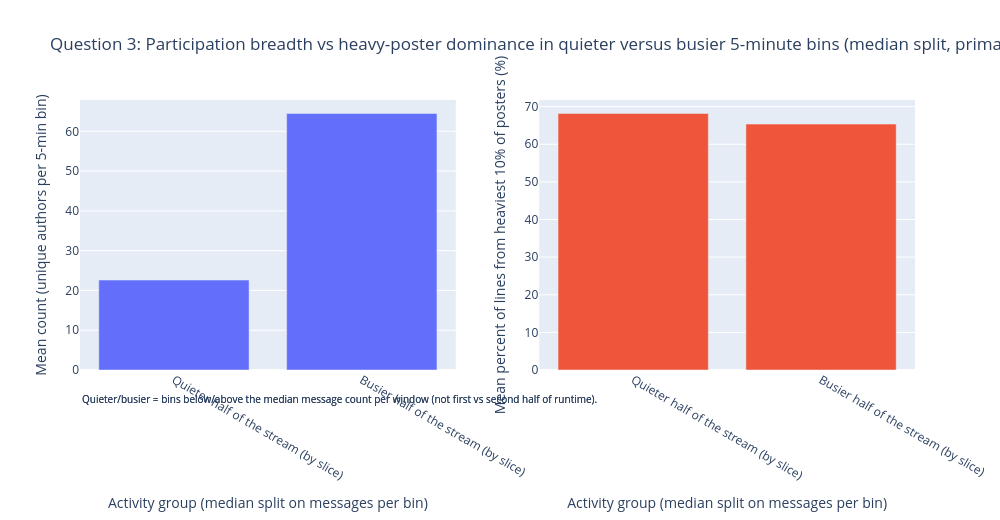

The notebook cell this image was saved under:
### Markdown cell above
**Chart 2: Who writes most of the chat? (two bars)**

Compares the percent of all messages from the top 10% busiest accounts (65.4%) versus all other accounts combined (34.6%) on the primary stream.

On the primary stream, 7,971 messages come from 1,187 distinct authors. The busiest tenth of accounts (about 119 users) contribute 65.4% of all lines. Cumulative splits tighten quickly: 81.7% from the busiest quarter of accounts, and 91.9% from the busiest half. The chart argues that most of what appears on screen comes from a small minority of accounts, which means raw message volume is not a reliable proxy for how broadly an audience is engaged.

### Code cell
# Chart 3: compare busy vs quiet bins on two metrics (unique authors + heavy-poster share)
# Two side-by-side panels because the two y-axes have incompatible scales (counts vs percentages)
p3 = primary.copy()

# Identify the top 10% most active authors so we can track their share of messages per bin
author_totals = p3.groupby("author_channel_id").size().sort_values(ascending=False)
k10 = max(1, ceil(0.10 * author_totals.size))
heavy = set(author_totals.head(k10).index)
p3["from_heavy_posters"] = p3["author_channel_id"].isin(heavy)

# For each 5-minute window, calculate total messages, unique authors, and heavy-poster share
per_bin = (
    p3.groupby("offset_min_bin_5", as_index=False)
    .agg(
        messages_in_bin=("author_channel_id", "size"),
        different_people=("author_channel_id", pd.Series.nunique),
        pct_lines_from_heavy=("from_heavy_posters", "mean"),
    )
)

# Split bins into "Busier" and "Quieter" groups using the median message count as the cutoff
mid = per_bin["messages_in_bin"].median()
per_bin["kind"] = np.where(
    per_bin["messages_in_bin"] >= mid,
    "Busier bins",
    "Quieter bins",
)

# Average the metrics for each group
summary = (
    per_bin.groupby("kind", observed=True)
    .agg(
        avg_different_people=("different_people", "mean"),
        avg_pct_from_heavy=("pct_lines_from_heavy", "mean"),
    )
    .reset_index()
)
summary["pct_lines_heavy"] = 100 * summary["avg_pct_from_heavy"]
order = sorted(summary["kind"].tolist(), reverse=True)
s2 = summary.set_index("kind").loc[order].reset_index()

fig3 = make_subplots(
    rows=1,
    cols=2,
    subplot_titles=(
        "Mean unique authors per 5-minute bin",
        "Mean percent of lines from heaviest 10% of posters",
    ),
)
fig3.add_trace(
    go.Bar(x=s2["kind"], y=s2["avg_different_people"], marker_color="#636efa", showlegend=False),
    row=1, col=1,
)
fig3.add_trace(
    go.Bar(x=s2["kind"], y=s2["pct_lines_heavy"], marker_color="#EF553B", showlegend=False),
    row=1, col=2,
)
fig3.update_yaxes(title_text="Mean count (unique authors per 5-min bin)", row=1, col=1)
fig3.update_yaxes(title_text="Mean percent of lines from heaviest 10% of posters (%)", tickformat=".0f", row=1, col=2)
fig3.update_xaxes(title_text="Activity group (median split on messages per bin)", row=1, col=1)
fig3.update_xaxes(title_text="Activity group (median split on messages per bin)", row=1, col=2)
fig3.update_layout(
    title_text=(
        "Question 3: Participation breadth vs heavy-poster dominance in quieter "
        "versus busier 5-minute bins (median split, primary stream)"
    ),
    height=520, width=1000, margin=dict(b=90),
    annotations=[
        dict(
            text="Quieter/busier = bins below/above the median message count per window (not first vs second half of runtime).",
            xref="paper", yref="paper", x=0, y=-0.14,
            showarrow=False, xanchor="left", font=dict(size=10),
        )
    ],
)
fig3.write_image(IMAGES_DIR / "mp1_q3_participation_high_vs_low.png", width=1000, height=550, scale=2)
fig3.show()

# Clean up any leftover PNG files from an earlier version that had Q3 as two separate charts
for stale in ("mp1_q3a_unique_authors.png", "mp1_q3b_heavy_poster_share.png"):
    stale_path = IMAGES_DIR / stale
    if stale_path.exists():
        stale_path.unlink()
        print("Removed stale:", stale_path.name)

print("Saved PNGs:", sorted(IMAGES_DIR.glob("mp1_q*.png")))

### Figure 1 — Plotly figure (JSON) as saved in the notebook; plotly's stock layout.template omitted (floating-point values rounded to 4 significant figures)
{"data": [{"marker": {"color": "#636efa"}, "showlegend": false, "type": "bar", "x": ["Quieter half of the stream (by slice)", "Busier half of the stream (by slice)"], "xaxis": "x", "y": [22.61, 64.48], "yaxis": "y"}, {"marker": {"color": "#EF553B"}, "showlegend": false, "type": "bar", "x": ["Quieter half of the stream (by slice)", "Busier half of the stream (by slice)"], "xaxis": "x2", "y": [68.17, 65.36], "yaxis": "y2"}], "layout": {"annotations": [{"font": {"size": 10}, "showarrow": false, "text": "Quieter/busier = bins below/above the median message count per window (not first vs second half of runtime).", "x": 0, "xanchor": "left", "xref": "paper", "y": -0.14, "yanchor": "bottom", "yref": "paper"}, {"font": {"size": 10}, "showarrow": false, "text": "Quieter/busier = bins below/above the median message count per window (not first vs second half of runtime).", "x": 0, "xanchor": "left", "xref": "paper", "y": -0.14, "yanchor": "bottom", "yref": "paper"}], "height": 520, "margin": {"b": 110}, "title": {"text": "Question 3: Participation breadth vs heavy-poster dominance in quieter versus busier 5-minute bins (median split, primary stream)"}, "width": 1000, "xaxis": {"anchor": "y", "domain": [0, 0.45], "title": {"text": "Activity group (median split on messages per bin)"}}, "xaxis2": {"anchor": "y2", "domain": [0.55, 1], "title": {"text": "Activity group (median split on messages per bin)"}}, "yaxis": {"anchor": "x", "domain": [0, 1], "title": {"text": "Mean count (unique authors per 5-min bin)"}}, "yaxis2": {"anchor": "x2", "domain": [0, 1], "tickformat": ".0f", "title": {"text": "Mean percent of lines from heaviest 10% of posters (%)"}}}}
